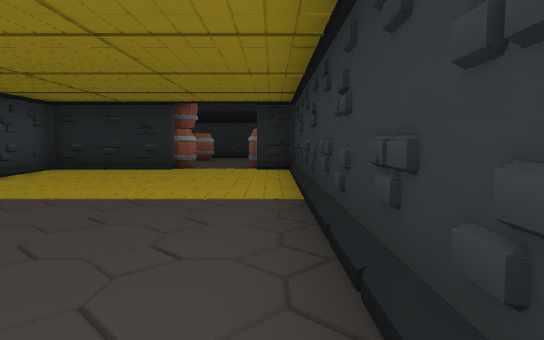
[1] (above)

14 first-person views from a walk through a 3-D level made in the Godot game engine. The camera is 1.4 m above the floor, tilts 4° down and sees 70° across. The floor is counted in squares, 2 m on a side. Each view is taken from the middle of a square. On the plan, view 1 faces up. The plan holds only what a view shows up to about 11 squares ahead; the rest is blank. The place goes on beyond the plan. Some surface patterns are stand-ins.

[2]
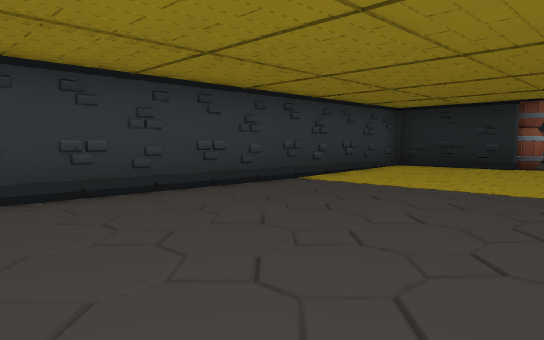

[3]
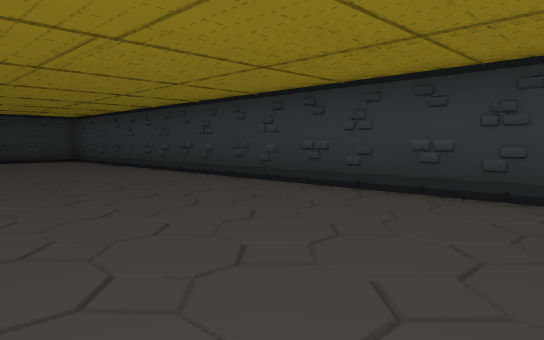

[4]
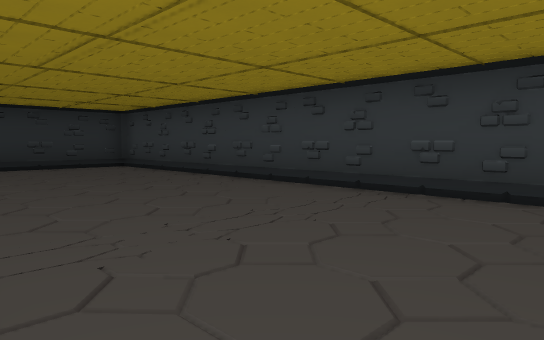

[5]
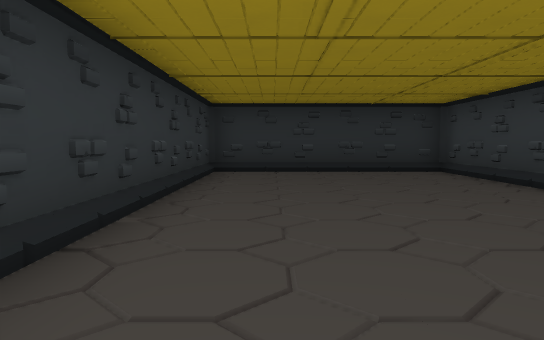

[6]
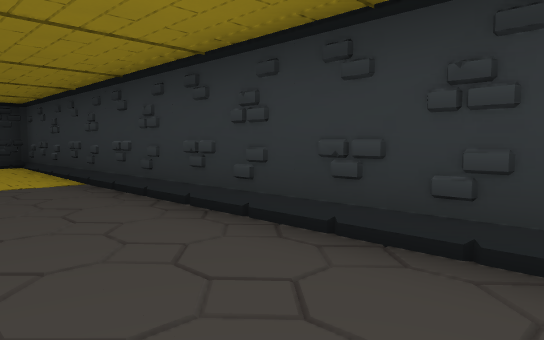

[7]
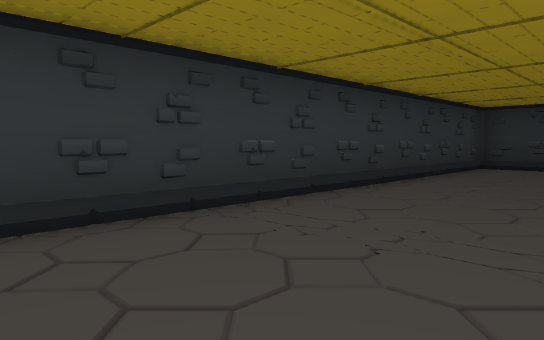

[8]
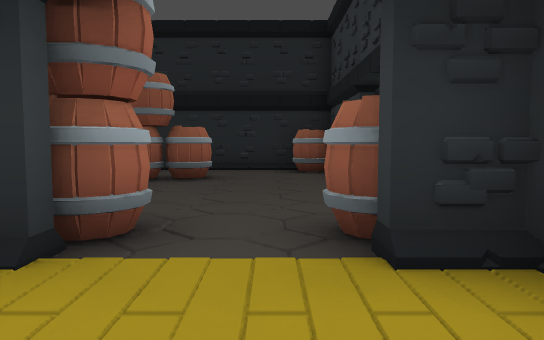

[9]
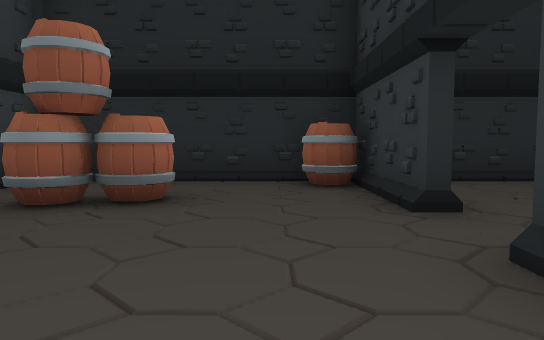

[10]
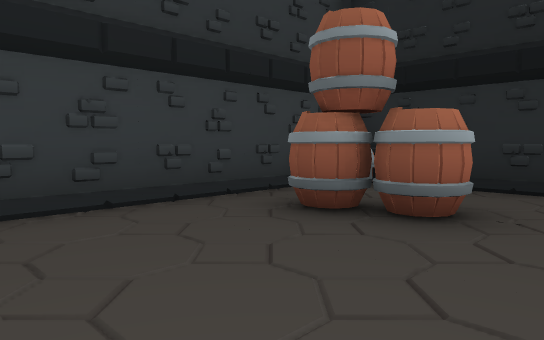

[11]
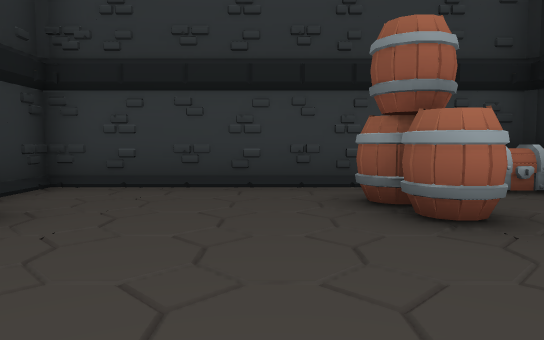

[12]
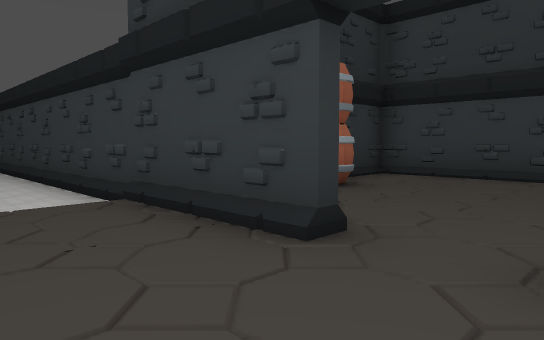

[13]
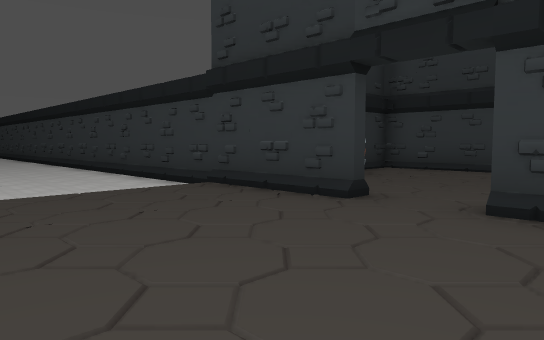

[14]
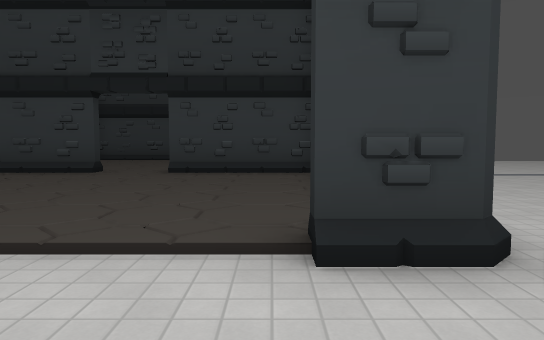

### Floor plan
Ten units are one square. View 1 is at (0, 0); x grows to the right and y downward. Boxes are objects, and circles mark ways between rooms. Rooms are numbered by the first view taken in them; rooms with no view inside come last. Other rooms are left out.
<svg viewBox="-60 -180 205 310">
<path fill="none" stroke="#000" d="M-22 -91 -52 -91 -52 125 5 125 5 -91 -4 -91M5 -123 8 -123M8 -138 5 -138 5 -171 -44 -171M-52 -161 -52 -94 -40 -94M67 -174 67 -162M8 -123 8 -14M39 -171 22 -171M8 -169 8 -138"/>
<rect x="-45" y="-145" width="10" height="10" fill="#bbb"><title>barrel</title></rect>
<rect x="-35" y="-105" width="20" height="10" fill="#bbb"><title>barrel</title></rect>
<rect x="-35" y="-155" width="20" height="20" fill="#bbb"><title>barrel</title></rect>
<rect x="-5" y="-105" width="10" height="10" fill="#bbb"><title>barrel</title></rect>
<rect x="-5" y="-165" width="10" height="10" fill="#bbb"><title>barrel</title></rect>
<rect x="-55" y="-175" width="10" height="10" fill="#bbb"><title>chest</title></rect>
<circle cx="-15" cy="-90" r="3" fill="#2a7"/>
<circle cx="10" cy="-130" r="3" fill="#2a7"/>
<text x="-20" y="10">1</text>
<text x="-20" y="-130">2</text>
<text x="140" y="-50">3</text>
</svg>
Room 1 opens to room 2. Room 2 opens to room 3.

Where each view was taken, in squares from view 1:
view 1: 0 up, 0 right, facing up
view 2: 1 down, 0 right, facing up-left
view 3: 3 up, 0 right, facing down-left
view 4: 1 down, 0 right, facing down-left
view 5: 3 down, 1 left, facing down
view 6: 2 down, 2 left, facing up-right
view 7: 1 down, 3 left, facing down-right
view 8: 7 up, 1 left, facing up
view 9: 10 up, 1 left, facing up
view 10: 11 up, 1 left, facing up-left
view 11: 13 up, 1 right, facing left
view 12: 14 up, 3 right, facing down-left
view 13: 15 up, 5 right, facing down-left
view 14: 16 up, 9 right, facing left
